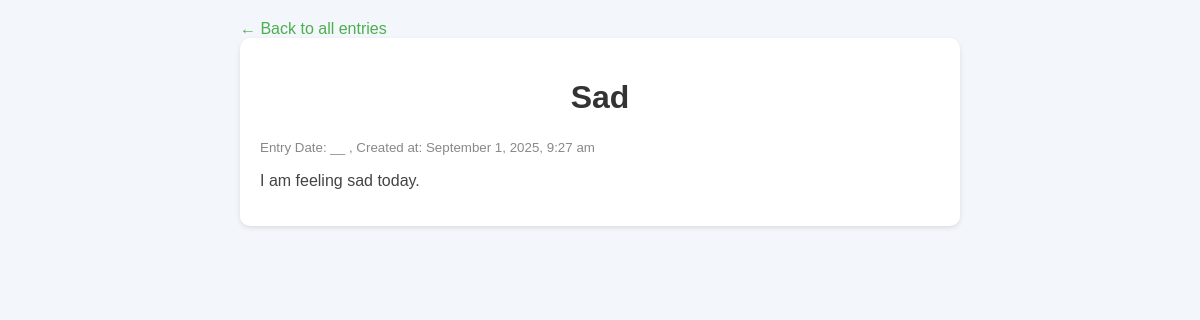
The page /view_entry.php?id=4 (signed in) on the database its author committed.
### tables this page shows
CREATE TABLE `entries` (
  `id` int(11) NOT NULL,
  `user_id` int(11) NOT NULL,
  `title` varchar(100) NOT NULL,
  `content` text NOT NULL,
  `entry_date` date DEFAULT NULL,
  `created_at` timestamp NOT NULL DEFAULT current_timestamp()
);

### view_entry.php (the view, shortened to what this page needs)
<?php
require "connect.php";
$user_id = $_SESSION['user_id'];
$entry_id = $_GET['id'];
$sql = "SELECT * FROM entries WHERE id = ? AND user_id = ? LIMIT 1";
$stmt = $pdo->prepare($sql);
$stmt->execute([$entry_id, $user_id]);
$entry = $stmt->fetch(PDO::FETCH_ASSOC);
?>
<!DOCTYPE html>
<html>
<head>
</head>
<body>
    <div class="container">
        <a href="index.php">&larr; Back to all entries</a>
        <div class="entry">
            <h1><?= htmlspecialchars($entry['title']); ?></h1>
            <small>
                    <?php
                            if($entry['entry_date']){
                                echo "Entry Date: " . date("F j, Y", strtotime($entry['entry_date']));
                            } else {
                                    echo "Entry Date: __ , ";
                                    } ?>
                            </small>
            <small>Created at: <?= date("F j, Y, g:i a", strtotime($entry['created_at'])); ?></small>
            <p><?= nl2br(htmlspecialchars($entry['content'])); ?></p>
        </div>
    </div>
</body>
</html>

### view_entry.php (style rules this page uses)
body { font-family: Arial; background: #f3f6fa; margin:0; padding:0; }
.container { width: 60%; margin:auto; padding:20px; }
h1 { color:#333; text-align:center; }
.entry { background:#fff; padding:20px; border-radius:10px; box-shadow:0 2px 5px rgba(0,0,0,0.1); }
small { color:#888; }
p { color:#444; white-space:pre-wrap; }
a { text-decoration:none; color:#4CAF50; }

### rows shown on the page
entries: title "Sad", created_at "September 1, 2025, 9:27 am", content "I am feeling sad today."
